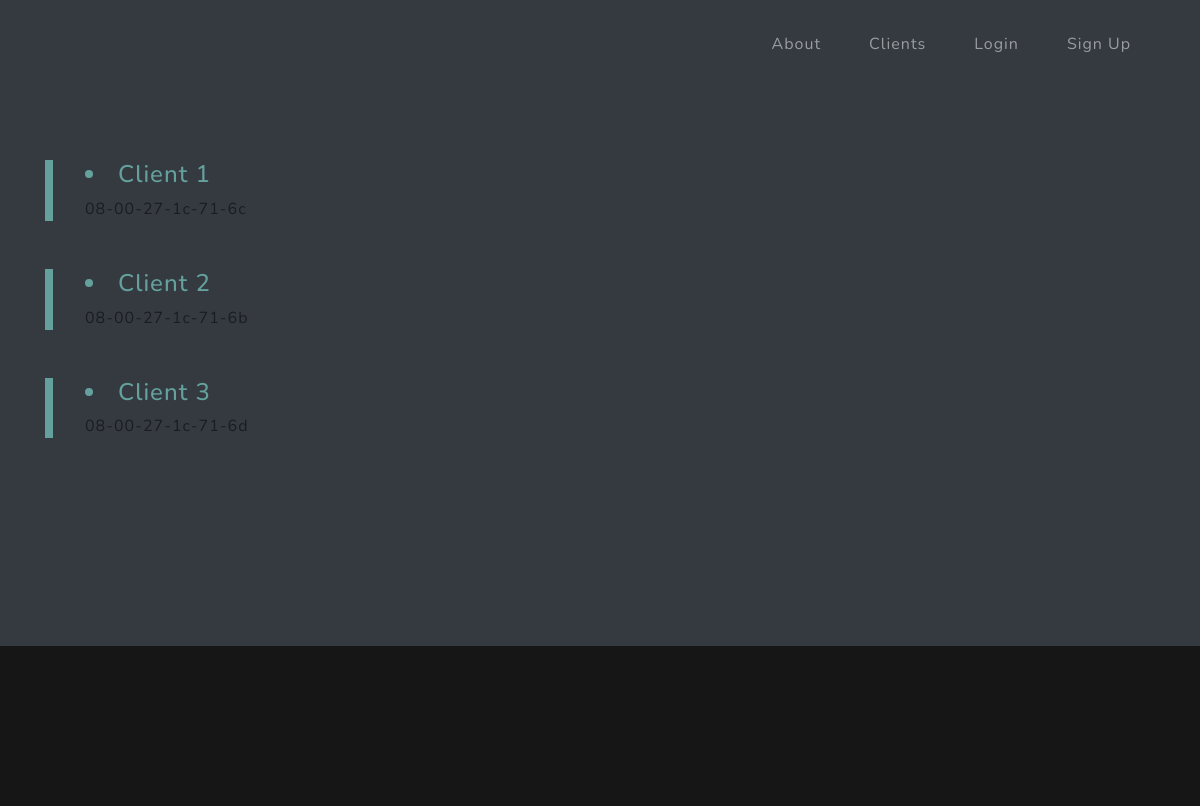
The page /tasks/clients on the database its author committed.
### tasks/models.py (models this page shows)
class Clients(models.Model):
	mac = models.CharField(primary_key=True, max_length=50)
	name = models.CharField(max_length=20, null=True,default=None)

### tasks/views.py (the view)
# urls.py: path('clients', views.listClients),
def listClients(request):
	clientObjects = Clients.objects.all()
	return render(request,'clients.html',{'clientlist':clientObjects})

### tasks/templates/clients.html (shortened to what this page needs)
{%extends "base_template.html" %}
{% load static %}
{% block content %}
  <section id="projects" class="projects-section bg-dark">
    <div class="container">
      {% for client in clientlist %}
      <div class="row align-items-center no-gutters mb-4 mb-lg-5">
        <div class="col-xl-4 col-lg-5">
          <div class="featured-text text-center text-lg-left">
            <h4><a href ="/tasks/{{client.mac}}"><li> {{client.name}} </li></a></h4>
            <p class="text-black-50 mb-0">{{client.mac}}</p>
          </div>
        </div>
      </div>
      {% endfor %}
    </div>
  </section>
{% endblock %}

### rows shown on the page
Clients: name "Client 1", mac "08-00-27-1c-71-6c"
Clients: name "Client 2", mac "08-00-27-1c-71-6b"
Clients: name "Client 3", mac "08-00-27-1c-71-6d"
